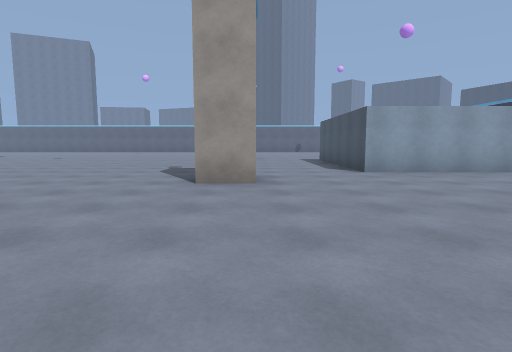
[1] (above)

22 first-person views from a walk through a Unity game level. The camera is 1.3 m above the floor, tilts 6° down and sees 80° across. The floor is counted in squares, 2 m on a side. Each view is taken from the middle of a square. On the plan, view 1 faces up. The plan holds only what a view shows up to about 10 squares ahead; the rest is blank. The place goes on beyond the plan. The player character is not drawn.

[2]
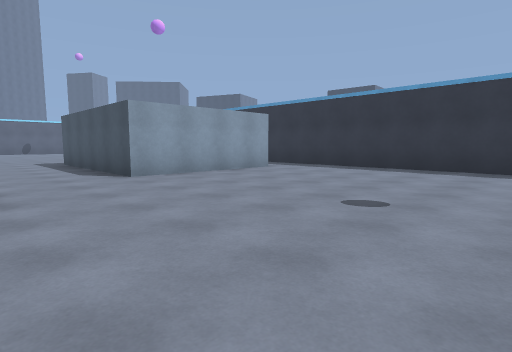

[3]
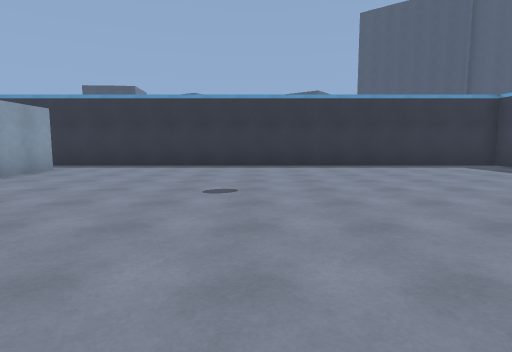

[4]
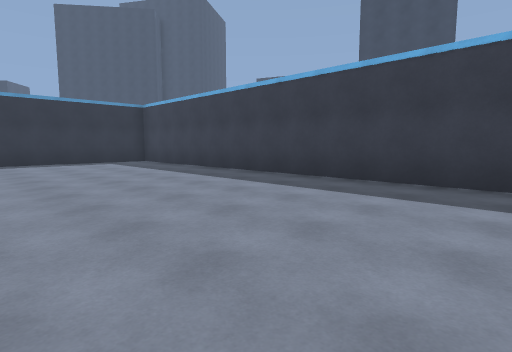

[5]
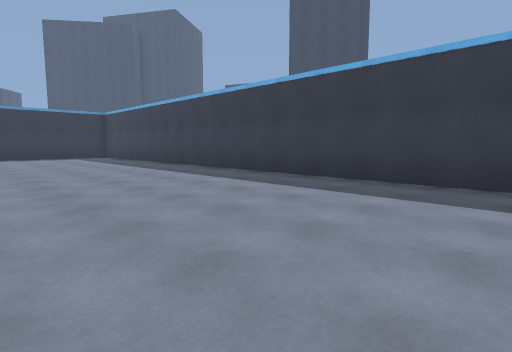

[6]
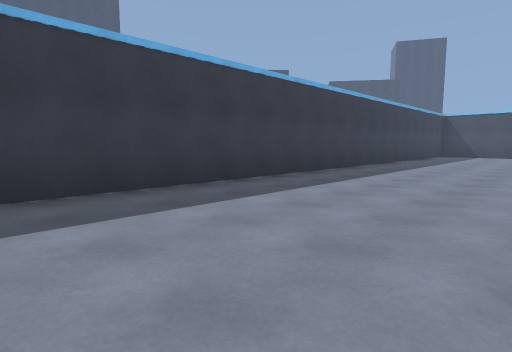

[7]
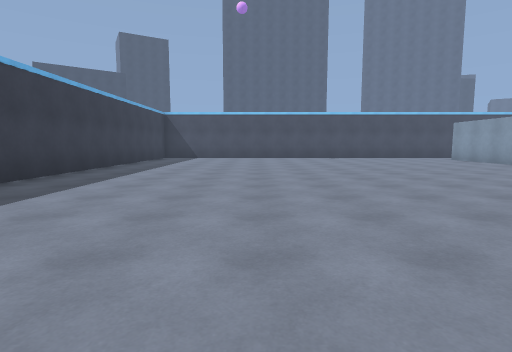

[8]
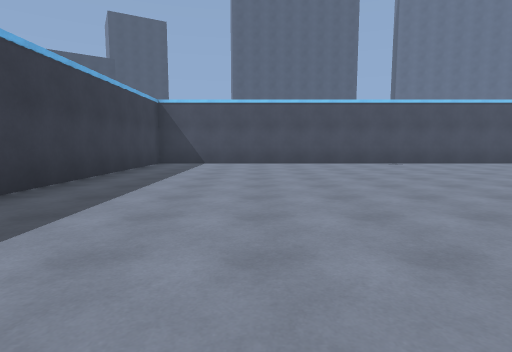

[9]
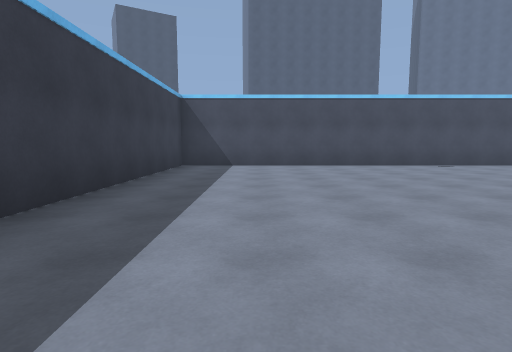

[10]
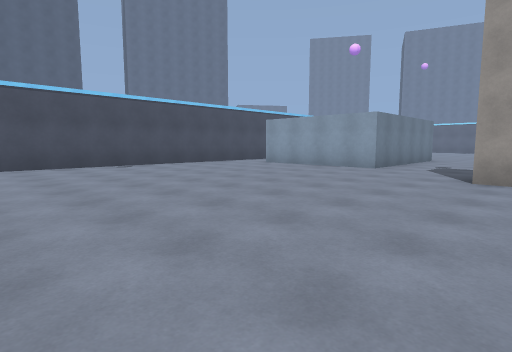

[11]
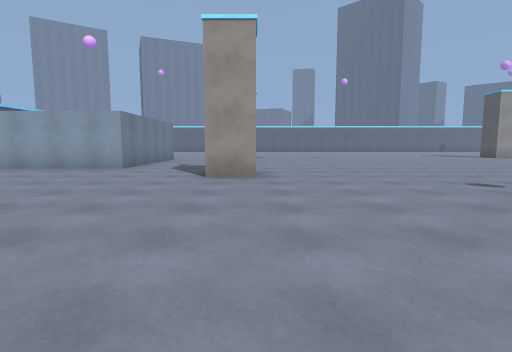

[12]
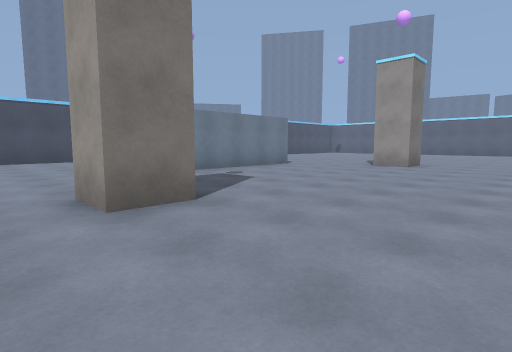

[13]
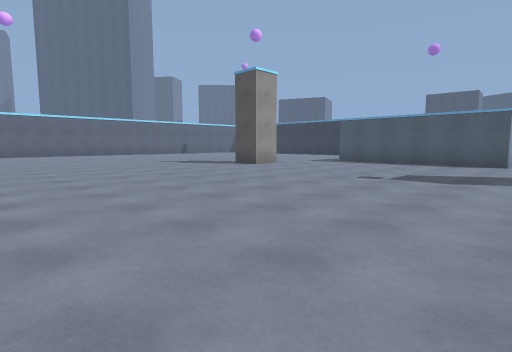

[14]
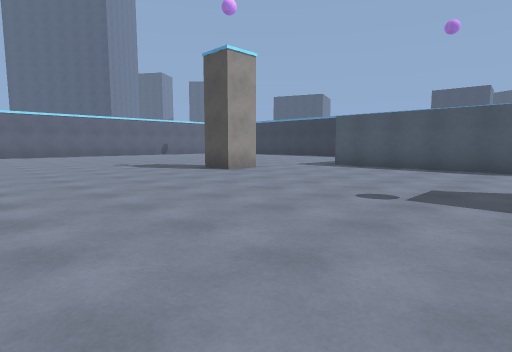

[15]
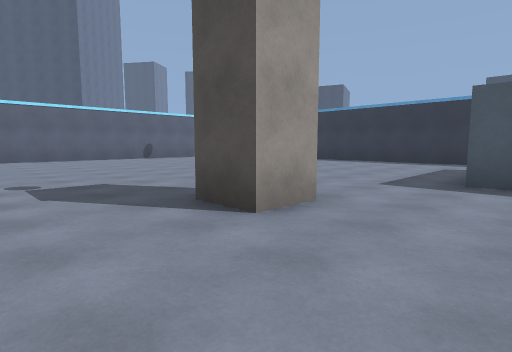

[16]
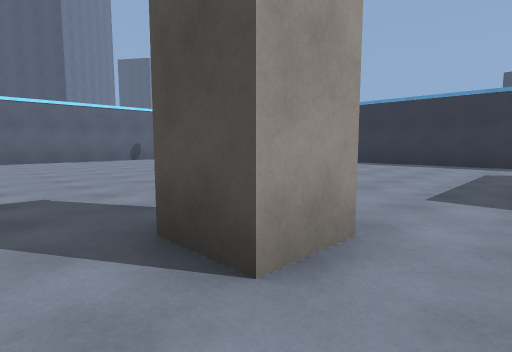

[17]
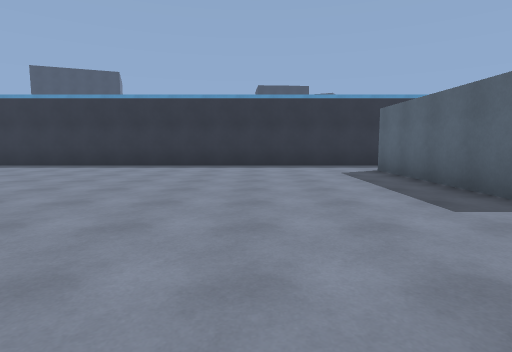

[18]
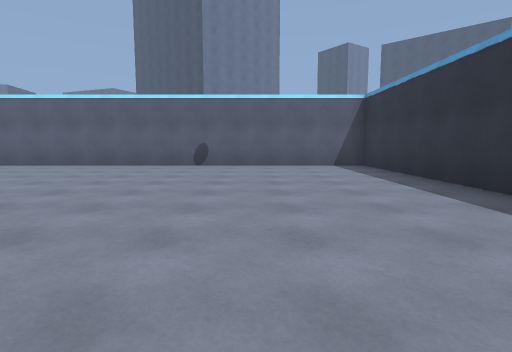

[19]
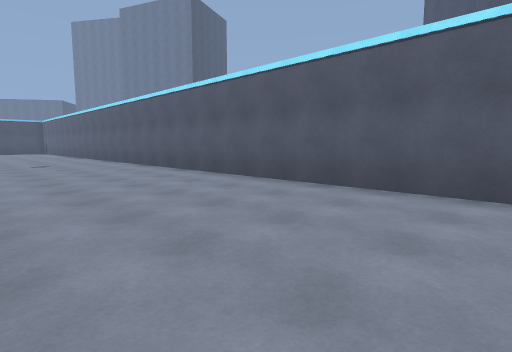

[20]
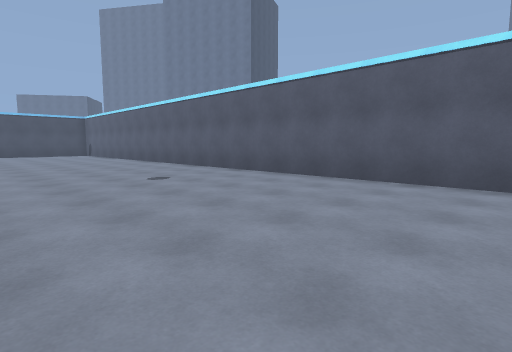

[21]
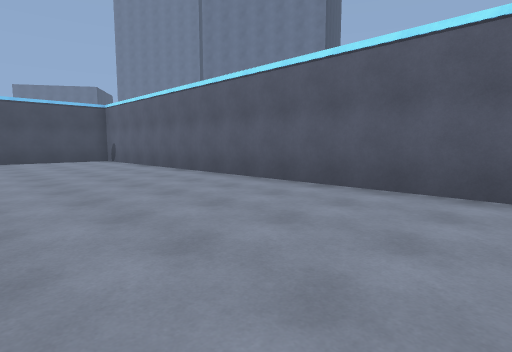

[22]
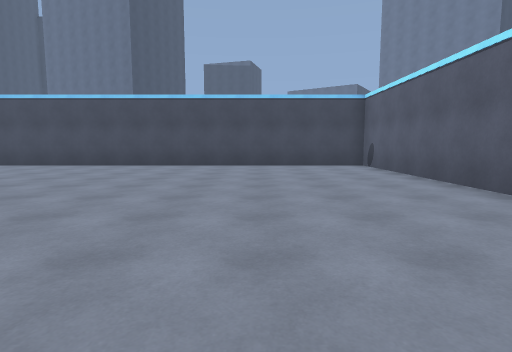

### Floor plan
Points are (right, up) in squares from view 1. A wall is a line through its corners. A room is listed if a view was taken in it or the views show most of it. See-through windows are left out.
Room 1 (views 1, 2, 3, 4, 5, 6, 7, 8, 9, 10, 11, 12, 13, 14, 15, 16, 17, 18, 19, 20, 21, 22)
walls: (-12, 6.1) (-12, 5) (-13, 5); (-12, 14) (-12, 13) (-13, 13); (0.1, 13) (-1, 13) (-1, 14); (0, 5) (-1, 5); (-15.5, 11.8) (-15.5, 7) (-18.8, 7); (6.6, 7) (2.5, 7) (2.5, 12) (6.5, 12); (-21.2, 6) (-21.2, -5.2) (6, -5.2); (8.3, 11.2) (8.3, 24.3) (-21.2, 24.3) (-21.2, 13.2); (7.6, -5.2) (8.3, -5.2) (8.3, 8.2)

Where each view was taken, in squares from view 1:
view 1: 0 up, 0 right, facing up
view 2: 1 up, 0 right, facing up-right
view 3: 2 up, 1 left, facing right
view 4: 0 up, 3 left, facing down-right
view 5: 0 up, 7 left, facing down-right
view 6: 1 down, 4 left, facing down-left
view 7: 1 down, 7 left, facing left
view 8: 2 down, 11 left, facing left
view 9: 3 down, 12 left, facing left
view 10: 1 down, 12 left, facing up-left
view 11: 1 down, 12 left, facing up
view 12: 4 up, 9 left, facing up-left
view 13: 6 up, 8 left, facing up-right
view 14: 7 up, 6 left, facing up-right
view 15: 11 up, 3 left, facing up-right
view 16: 12 up, 2 left, facing up-right
view 17: 15 up, 1 left, facing right
view 18: 15 up, 5 right, facing up
view 19: 20 up, 2 right, facing up-left
view 20: 19 up, 3 left, facing up-left
view 21: 20 up, 9 left, facing up-left
view 22: 21 up, 12 left, facing left
